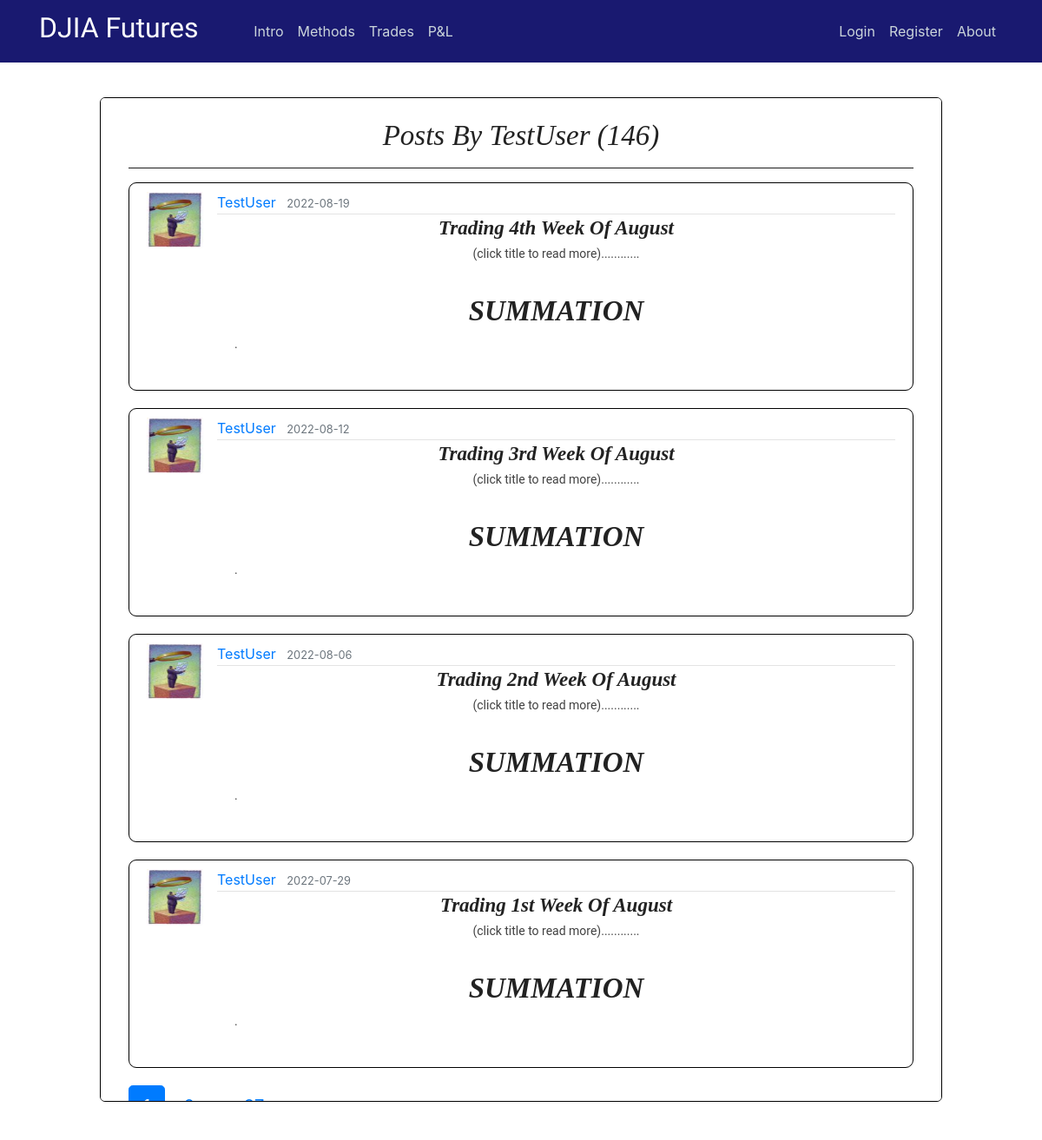
Page /user/TestUser on the committed database.
### flaskblog/models.py (models this page shows, shortened)
class User(db.Model, UserMixin):
    id = db.Column(db.Integer, primary_key=True)
    username = db.Column(db.String(20), unique=True, nullable=False)
    email = db.Column(db.String(120), unique=True, nullable=False)
    image_file = db.Column(db.String(20), nullable=False, default='default.jpg')
    password = db.Column(db.String(60), nullable=False)
    posts = db.relationship('Post', backref='author', lazy=True)

class Post(db.Model):
    id = db.Column(db.Integer, primary_key=True)
    title = db.Column(db.String(100), nullable=False)
    date_posted = db.Column(db.DateTime, nullable=False, default=datetime.utcnow)
    content = db.Column(db.Text, nullable=False)
    user_id = db.Column(db.Integer, db.ForeignKey('user.id'), nullable=False)
    teaser_title = db.Column(db.Text, nullable=True)
    teaser_details = db.Column(db.Text, nullable=True)
    teaser_caption = db.Column(db.Text, nullable=True)
    teaser_img = db.Column(db.Text, nullable=True)
    teaser_content = db.Column(db.Text, nullable=True)
    teaser_wkid = db.Column(db.Text, nullable=True)

### flaskblog/users/routes.py (the view)
@users.route("/user/<string:username>")
def user_posts(username):
    page = request.args.get('page', 1, type=int)
    user = User.query.filter_by(username=username).first_or_404()
    posts = Post.query.filter_by(author=user)\
        .order_by(Post.date_posted.desc())\
        .paginate(page=page, per_page=4)
    return render_template('user_posts.html', posts=posts, user=user)

### flaskblog/templates/user_posts.html
{% extends "layout.html" %}
{% block content %}
<div class="intro-page" style="height: 77vh;overflow: auto;">
  <div class="intro-inner-div" style="height:auto;background-color:white;border-radius:5px;">
    <center><br><h1 class="hero-header">Posts by {{ user.username }} ({{ posts.total }})</h1><hr></center>
    {% for post in posts.items %}
        <article class="media content-section" style="max-height:280px;">
          <img class="article-img" src="{{ url_for('static', filename='profile_pics/' + post.author.image_file) }}">
          <div class="media-body">
            <div class="article-metadata">
              <a class="mr-2" href="{{ url_for('users.user_posts', username=post.author.username) }}">{{ post.author.username }}</a>
              <small class="text-muted">{{ post.date_posted.strftime('%Y-%m-%d') }}</small>
            </div>
            <center><a href="{{ url_for('posts.post', post_id=post.id) }}"><h3 class="hero-header"><b>{{ post.title }}</b></h3></a>
            <p class="teaser-content" >(click title to read more)............</p></center>
            <p class="teaser-content" ><div style="overflow:hidden;max-height:120px;">
              {{ post.content|safe }}
            </p>
        </article>
    {% endfor %}
    {% for page_num in posts.iter_pages(left_edge=1, right_edge=1, left_current=1, right_current=2) %}
      {% if page_num %}
        {% if posts.page == page_num %}
          <a class="btn btn-primary btn-lg mb-8" href="{{ url_for('users.user_posts', username=user.username, page=page_num) }}">{{ page_num }}</a>
        {% else %}
          <a class="btn btn-primary-info btn-lg mb-8" href="{{ url_for('users.user_posts', username=user.username, page=page_num) }}">{{ page_num }}</a>
        {% endif %}
      {% else %}
        ...
      {% endif %}
    {% endfor %}
  </div>
</div>
{% endblock content %}

### flaskblog/templates/layout.html (shortened to what this page needs)
<!DOCTYPE html>
<html>
    <head>
      <link rel="stylesheet" href="https://maxcdn.bootstrapcdn.com/bootstrap/4.0.0/css/bootstrap.min.css">
      <link rel="stylesheet" type="text/css" href="{{ url_for('static', filename='main.css') }}">
      <link rel="stylesheet" type="text/css" href="{{ url_for('static', filename='study.css') }}">
      <link rel="stylesheet" type="text/css" href="{{ url_for('static', filename='modal.css') }}">
    </head>
    <body class="_backdrop">
    <div class="grid">
    <header class="site-header">
          <nav class="navbar navbar-expand-md navbar-dark bg-steel fixed-top">
              <div class="container">
                <a class="navbar-brand mr-2" href="/"><h2><span style="font-family:Lobster Two">DJIA Futures &nbsp &nbsp &nbsp</span></h2></a>
                <div class="collapse navbar-collapse" id="navbarToggle">
                  <div class="navbar-nav mr-auto">
                    <a class="nav-item nav-link" href="{{ url_for('main.intro') }}">Intro</a>
                    <a class="nav-item nav-link" href="{{ url_for('main.methods') }}">Methods</a>
                    <a class="nav-item nav-link" href="{{ url_for('main.trades') }}">Trades</a>
                    <a class="nav-item nav-link" href="{{ url_for('main.pnl') }}">P&L</a>
                  </div>
                  <div class="navbar-nav">
                    {% if current_user.is_authenticated and current_user.username == "GuestUser" %}
                      <a class="nav-item nav-link" href="{{ url_for('users.login') }}">Members Login</a>
                      <a class="nav-item nav-link" href="{{ url_for('users.logout') }}">Logout</a>
                      <a class="nav-item nav-link" href="{{ url_for('main.about') }}">About</a>
                    {% else %}
                      {% if current_user.is_authenticated %}
                        <a class="nav-item nav-link" href="{{ url_for('posts.new_post') }}">New Post</a>
                        <a class="nav-item nav-link" href="{{ url_for('users.account') }}">Account</a>
                        <a class="nav-item nav-link" href="{{ url_for('users.logout') }}">Logout</a>
                        <a class="nav-item nav-link" href="{{ url_for('main.about') }}">About</a>
                      {% else %}
                        <a class="nav-item nav-link" href="{{ url_for('users.login') }}">Login</a>
                        <a class="nav-item nav-link" href="{{ url_for('users.register') }}">Register</a>
                        <a class="nav-item nav-link" href="{{ url_for('main.about') }}">About</a>
                      {% endif %}
                    {% endif %}
                  </div>
                </div>
              </div>
          </nav>
    </header>
    <main role="main" class="container-fluid site-header-border-adjust col-md-10">
      <div>
        {% block content %}{% endblock %}
      </div>
    </main>
    </body>
</html>

### flaskblog/static/main.css (style rules this page uses)
body { margin-top: 5rem; }
._backdrop { background: url(img/stocks.jpg) no-repeat center center fixed; -webkit-background-size: cover; -moz-background-size: cover; -o-background-size: cover; background-size: cover; }
.adjust-doc-border-intro { padding-right: 20px; padding-left: 20px; padding-top: 20px; padding-bottom: 20px; }
.intro-page { border-radius: 6px; border: 1px solid black; background-color: white; padding-right: 12px; padding-left: 12px; }
.intro-inner-div { height: 75vh; overflow: auto; padding-right: 20px; padding-left: 20px; }
.doc-clear { clear: both; display: block; }
hr { margin-top: 1rem; margin-bottom: 1rem; border: 0; border-top: 1px solid rgba(0, 0, 0, 0.89); }
p.teaser-content { color: #414141; font-size: 14px; font-family: 'Roboto', Arial, 'Helvetica Neue', Helvetica, sans-serif; line-height: 1.5; }
.bg-steel { background-color: midnightblue; }
.site-header .navbar-nav .nav-link { color: #cbd5db; }
.site-header-border-adjust { margin-top: 7rem; }
.content-section { background: #ffffff; padding: 10px 20px; border: 1px solid #000000; border-radius: 9px; margin-bottom: 20px; }
.article-img { height: 65px; width: 65px; margin-right: 16px; }
.article-metadata { padding-bottom: 1px; margin-bottom: 4px; border-bottom: 1px solid #e3e3e3 }

### flaskblog/static/study.css (style rules this page uses)
h1.hero-header { color: #222; text-transform: capitalize; font-weight: 400; font-style: italic; font-size: 28px; font-family: Baskerville, 'Baskerville Old Face', 'Hoefler Text', Garamond, 'Times New Roman', serif; }
h3.hero-header { color: #222; text-transform: capitalize; font-weight: 400; font-style: italic; font-size: 28px; font-family: Baskerville, 'Baskerville Old Face', 'Hoefler Text', Garamond, 'Times New Roman', serif; }
h3 { font-weight: 700; line-height: 1; }
@media screen and (min-width: 25rem) { h1.hero-header { font-size: 33px; } }
@media screen and (min-width: 25rem) { h3.hero-header { font-size: 23px; } }

### flaskblog/static/modal.css (style rules this page uses)
img { margin-bottom: -4px; }

### rows in the picture
User: username "TestUser"
Post: image_file (picture), author.username "TestUser", date_posted "2022-08-19", title "Trading 4th Week Of August", content "SUMMATION ."
Post: image_file (picture), author.username "TestUser", date_posted "2022-08-12", title "Trading 3rd Week Of August", content "SUMMATION ."
Post: image_file (picture), author.username "TestUser", date_posted "2022-08-06", title "Trading 2nd Week Of August", content "SUMMATION ."
Post: image_file (picture), author.username "TestUser", date_posted "2022-07-29", title "Trading 1st Week Of August", content "SUMMATION ."

### other values in the picture
{{ posts.total }} "146"
